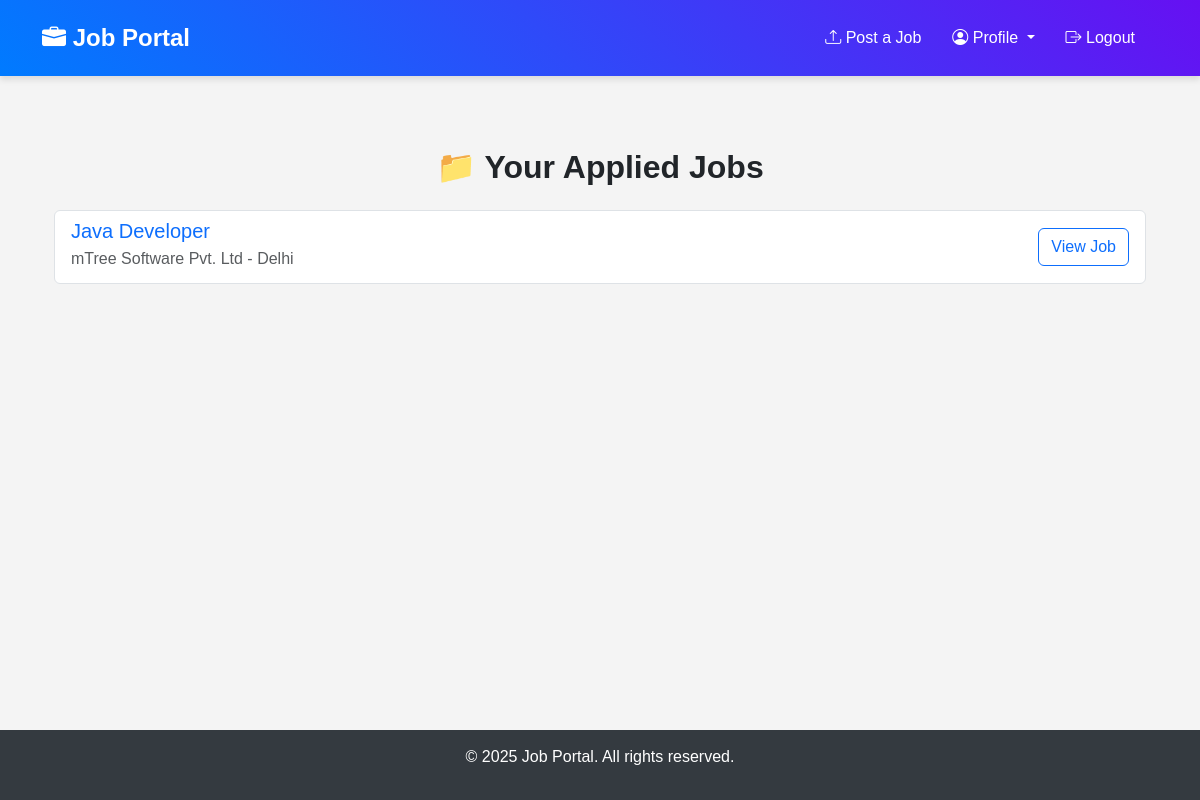
Page /applied-jobs/ (signed in) on the committed database.
### jobs/models.py (models this page shows, shortened)
class JobApplication(models.Model):
    user = models.ForeignKey(User, on_delete=models.CASCADE)
    job = models.ForeignKey("Job", on_delete=models.CASCADE)  # Link to the job
    name = models.CharField(max_length=100)
    email = models.EmailField()
    resume = models.FileField(upload_to="resumes/")  # Path where resumes are stored
    cover_letter = models.TextField(blank=True, null=True)  # Optional cover letter
    submitted_at = models.DateTimeField(auto_now_add=True)  # Timestamp of submission

class Job(models.Model):
    JOB_TYPE_CHOICES = [
        ("full_time", "Full Time"),
        ("part_time", "Part Time"),
        ("contract", "Contract"),
        ("internship", "Internship"),
    ]
    title = models.CharField(max_length=255)
    company = models.CharField(max_length=255)
    posted_by = models.ForeignKey(User, on_delete=models.CASCADE)
    description = models.TextField()
    job_type = models.CharField(max_length=50, choices=JOB_TYPE_CHOICES)
    location = models.CharField(max_length=255)
    salary = models.DecimalField(max_digits=10, decimal_places=2)
    experience = models.CharField(max_length=100)  # e.g., "2-3 years"
    education = models.CharField(max_length=100)  # e.g., "Bachelor's Degree"
    mandatory_skills = models.TextField()  # Comma-separated skills
    created_at = models.DateTimeField(auto_now_add=True)
    updated_at = models.DateTimeField(auto_now=True)

### jobs/views.py (the view)
# urls.py: path("applied-jobs/", AppliedJobsListView.as_view(), name="applied_jobs_list"),
class AppliedJobsListView(LoginRequiredMixin, View):
    template_name = "jobs/applied_jobs.html"
    def get(self, request):
        applied_jobs = JobApplication.objects.filter(user=request.user)
        return render(request, self.template_name, {"applied_jobs": applied_jobs})

### jobs/templates/jobs/applied_jobs.html (shortened to what this page needs)
{% extends 'jobs/base.html' %}
{% block content %}
<div class="container mt-5">
    <h2 class="text-center fw-bold">📁 Your Applied Jobs</h2>
    {% if applied_jobs %}
    <ul class="list-group mt-4">
        {% for applied_job in applied_jobs %}
        <li class="list-group-item d-flex justify-content-between align-items-center">
            <div>
                <h5 class="mb-1 text-primary">{{ applied_job.job.title }}</h5>
                <p class="mb-1 text-muted">{{ applied_job.job.company }} - {{ applied_job.job.location }}</p>
            </div>
            <a href="{% url 'job_detail' applied_job.job.id %}" class="btn btn-outline-primary">View Job</a>
        </li>
        {% endfor %}
    </ul>
    {% else %}
    <p class="text-center text-muted mt-4">You haven't applied to any jobs yet.</p>
    {% endif %}
</div>
{% endblock %}

### jobs/static/css/styles.css (style rules this page uses)
body { font-family: Arial, sans-serif; margin: 0; padding: 0; background-color: #f4f4f4; }

### jobs/templates/jobs/applied_jobs.html (style rules this page uses)
html, body { height: 100%; display: flex; flex-direction: column; }
.container { flex-grow: 1; }

### rows in the picture
JobApplication: job "Java Developer", job.company "mTree Software Pvt. Ltd", job.location "Delhi"
